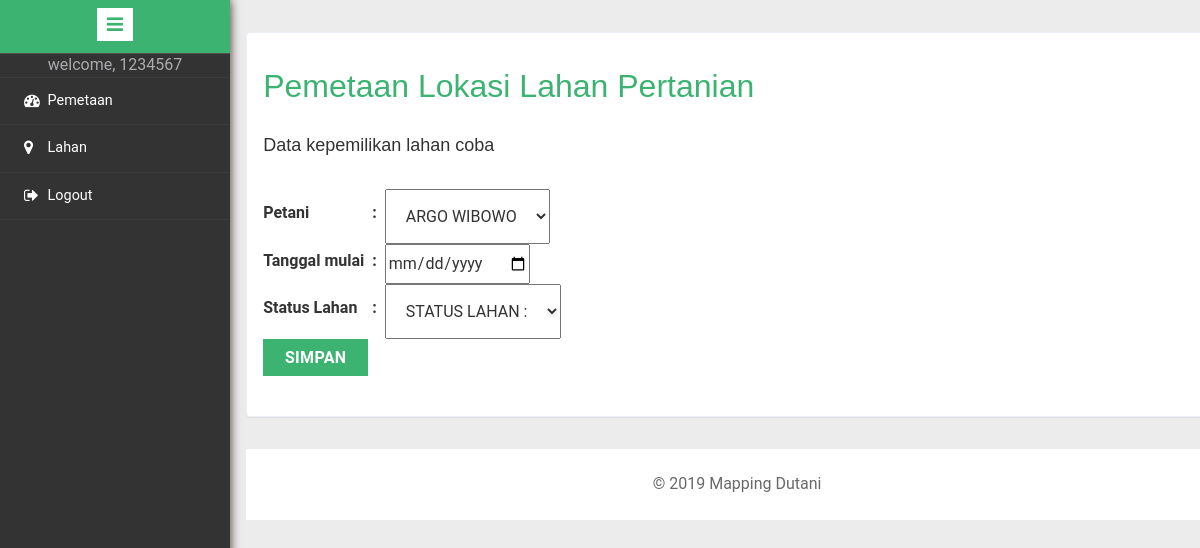
The page /trans_lahan_add.php?id=4 (signed in) on the database as committed earlier.
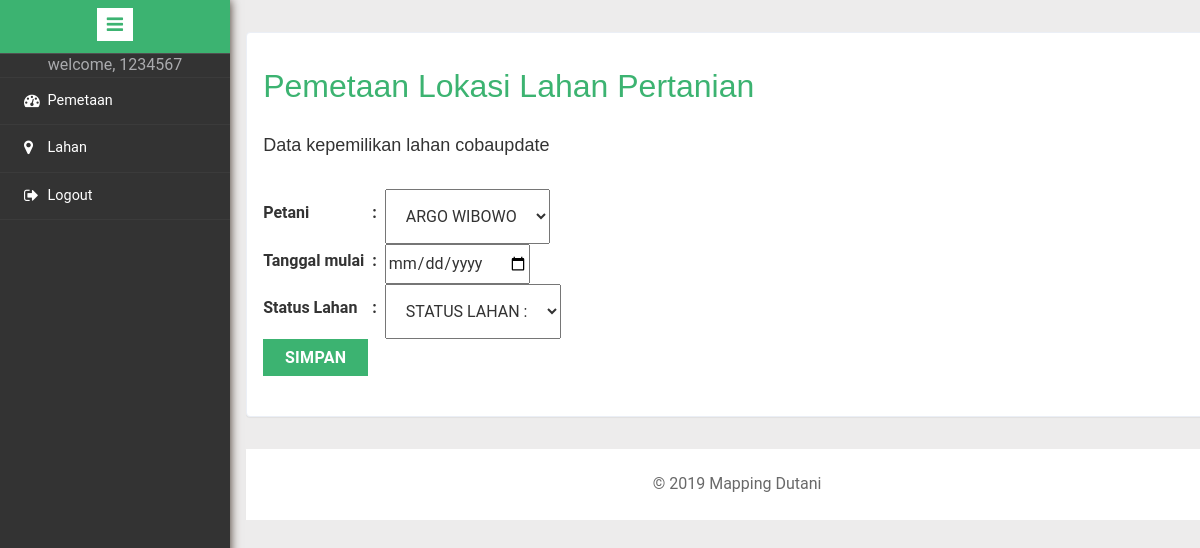
The same page on the database as committed later.
### tables this page shows
CREATE TABLE `master_peta_lahan` (
  `ID_Lahan` int(11) NOT NULL,
  `nama_lahan` varchar(255) NOT NULL,
  `Koordinat_X` varchar(20) DEFAULT NULL,
  `Koordinat_Y` varchar(20) DEFAULT NULL,
  `luas_lahan` int(11) NOT NULL,
  `jenis_lahan` enum('sawah','tegalan') NOT NULL,
  `Desa` varchar(50) DEFAULT NULL,
  `Kecamatan` varchar(50) DEFAULT NULL,
  `Kabupaten` varchar(50) DEFAULT NULL,
  `Provinsi` varchar(50) DEFAULT NULL,
  `status_organik` enum('organik','non_organik') NOT NULL
);

### trans_lahan_add.php (the view, shortened to what this page needs)
<?php
$database = new Database();
$conn = $database->getConnection();
$namalahan='';
$idl = $_GET['id'];
$iduser = $_SESSION['user'];
$namapetani = '';
if ($_SESSION['kategori'] == "PET") {
    $namapetani = $_SESSION['nama'];
}
$stmt = $conn->prepare("SELECT nama_lahan from master_peta_lahan WHERE ID_Lahan = ?");
$stmt->bindParam(1,$idl);
$stmt->execute();
$stmt->setFetchMode(PDO::FETCH_ASSOC);
while($row = $stmt->fetch(PDO::FETCH_ASSOC)){
    $namalahan = $row['nama_lahan'];
}
?>
<!DOCTYPE HTML>
<html>
<head>
    <link href="css/bootstrap.min.css" rel='stylesheet' type='text/css' />
    <link href="css/style.css" rel='stylesheet' type='text/css' />
    <link rel="stylesheet" href="css/morris.css" type="text/css"/>
    <link href="css/font-awesome.css" rel="stylesheet">
    <link rel="stylesheet" href="css/icon-font.min.css" type='text/css' />
</head>
<body>
<div class="page-container">
    <div class="left-content">
        <div class="mother-grid-inner">
            <div class="grid-form">
                <div class="grid-form1">
                    <h2>Pemetaan Lokasi Lahan Pertanian</h2>
                    <form action="service/insert_kepemilikan_lahan.php" method="post" enctype="multipart/form-data">
                        <h4>Data kepemilikan lahan <?php echo $namalahan; ?></h4>
                        <BR>
                        <table>
                            <tbody>
                            <tr>
                                <td><label>Petani</label></td>
                                <td><label> : &nbsp</label></td>
                                <td>
                                    <select name="ID_User" id="ID_User" required>
                                        <?php
                                        if ($_SESSION['kategori'] == "PET"){
                                            echo '<option value="'.$iduser.'">'.$namapetani.'</option>';
                                        }
                                        ?>
                                    </select>
                                </td>
                            </tr>
                            <tr>
                                <td>
                                    <label>Tanggal mulai &nbsp</label>
                                </td>
                                <td><label> : </label></td>
                                <td>
                                    <input type="date" value="" name="tanggal" id="tanggal">
                                </td>
                            </tr>
                            <tr>
                                <td><label>Status Lahan </label></td>
                                <td><label> : </label>
                                </td>
                                <td>
                                    <select id="status_lahan" name="status_lahan" required>
                                        <option value="" disabled selected> Status Lahan : </option>
                                    </select></td>
                            </tr>
                            </tbody>
                        </table>
                        <input class="btn btn-primary btn-lg" id="simpan_trans_lahan" type="submit" value="Simpan">
                    </form>
                </div>
            </div>
        </div>
        <div class="copyrights">
            <p>© 2019 Mapping Dutani</p>
        </div>
    </div>
</div>
<?php include "sidebar.php"?>
</body>
</html>

Rows that differ between the two databases and show on the page:
changed master_peta_lahan: nama_lahan "coba" → "cobaupdate"
